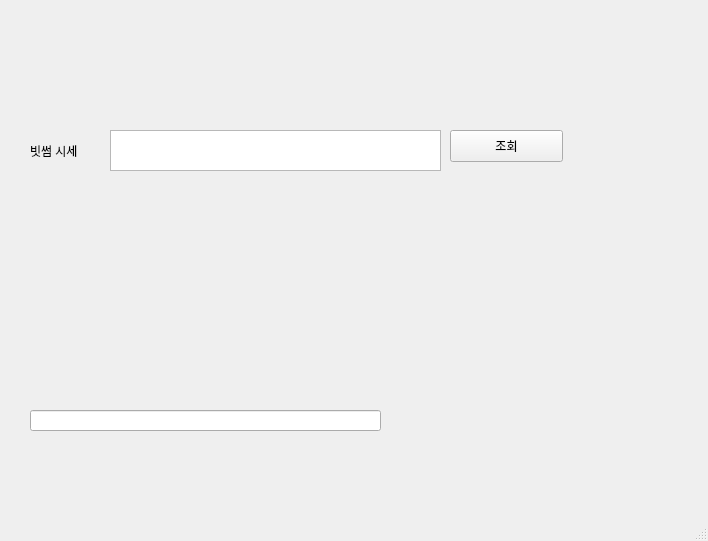
<?xml version="1.0" encoding="UTF-8"?>
<ui version="4.0">
 <class>MainWindow</class>
 <widget class="QMainWindow" name="MainWindow">
  <property name="geometry">
   <rect>
    <x>0</x>
    <y>0</y>
    <width>708</width>
    <height>541</height>
   </rect>
  </property>
  <property name="windowTitle">
   <string>MainWindow</string>
  </property>
  <widget class="QWidget" name="centralwidget">
   <widget class="QWidget" name="verticalLayoutWidget">
    <property name="geometry">
     <rect>
      <x>20</x>
      <y>20</y>
      <width>581</width>
      <height>101</height>
     </rect>
    </property>
    <layout class="QVBoxLayout" name="verticalLayout"/>
   </widget>
   <widget class="QTextEdit" name="txtIndex">
    <property name="geometry">
     <rect>
      <x>110</x>
      <y>130</y>
      <width>331</width>
      <height>41</height>
     </rect>
    </property>
   </widget>
   <widget class="QLabel" name="label">
    <property name="geometry">
     <rect>
      <x>30</x>
      <y>140</y>
      <width>71</width>
      <height>21</height>
     </rect>
    </property>
    <property name="text">
     <string>빗썸 시세</string>
    </property>
   </widget>
   <widget class="QPushButton" name="btnSearch">
    <property name="geometry">
     <rect>
      <x>450</x>
      <y>130</y>
      <width>113</width>
      <height>32</height>
     </rect>
    </property>
    <property name="text">
     <string>조회</string>
    </property>
   </widget>
   <widget class="QLineEdit" name="lineEdit">
    <property name="geometry">
     <rect>
      <x>30</x>
      <y>410</y>
      <width>351</width>
      <height>21</height>
     </rect>
    </property>
   </widget>
  </widget>
  <widget class="QMenuBar" name="menubar">
   <property name="geometry">
    <rect>
     <x>0</x>
     <y>0</y>
     <width>708</width>
     <height>24</height>
    </rect>
   </property>
  </widget>
  <widget class="QStatusBar" name="statusbar"/>
 </widget>
 <resources/>
 <connections/>
</ui>
